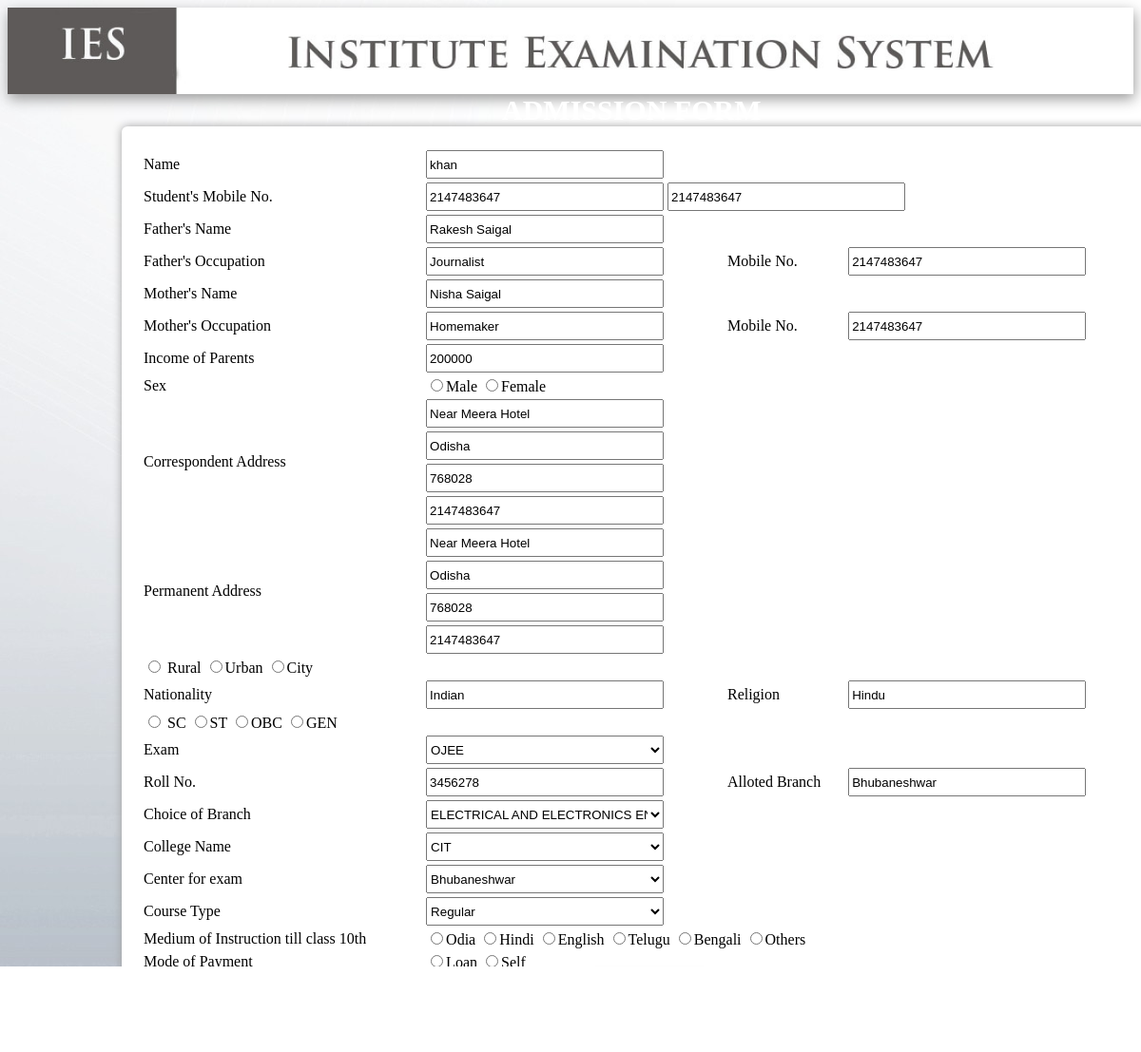
The app's page /editform.php (signed in) with its own data.
### tables this page shows
CREATE TABLE `t_user` (
  `s_detid` varchar(15) NOT NULL,
  `s_id` varchar(15) NOT NULL,
  `s_phn1` int(10) NOT NULL,
  `s_phn2` int(10) NOT NULL,
  `f_name` varchar(45) NOT NULL,
  `f_occ` varchar(45) NOT NULL,
  `f_phn` int(10) NOT NULL,
  `m_name` varchar(45) NOT NULL,
  `m_occ` varchar(45) NOT NULL,
  `m_phn` int(10) NOT NULL,
  `s_iop` int(10) NOT NULL,
  `s_sex` varchar(6) NOT NULL,
  `s_cadr` varchar(50) NOT NULL,
  `s_cst` varchar(20) NOT NULL,
  `s_cpin` int(6) NOT NULL,
  `s_cmob` int(10) NOT NULL,
  `s_padr` varchar(50) NOT NULL,
  `s_pst` varchar(20) NOT NULL,
  `s_ppin` int(6) NOT NULL,
  `s_pmob` int(10) NOT NULL,
  `s_ruc` varchar(10) NOT NULL,
  `s_natn` varchar(10) NOT NULL,
  `s_relg` varchar(10) DEFAULT NULL,
  `s_catg` varchar(3) NOT NULL,
  `s_mainsxam` varchar(20) NOT NULL,
  `s_mainsrank` varchar(10) NOT NULL,
  `s_mainsroll` varchar(20) NOT NULL,
  `s_mainsbrnch` varchar(45) NOT NULL,
  `s_branch` varchar(60) NOT NULL,
  `s_college` varchar(6) NOT NULL,
  `s_center` varchar(20) NOT NULL,
  `s_crtype` varchar(10) NOT NULL,
  `s_pcm` varchar(10) NOT NULL,
  `s_tenbrd` varchar(7) NOT NULL,
  `s_tenyop` varchar(4) NOT NULL,
  `s_tentotmark` varchar(4) NOT NULL,
  `s_tenmarkob` varchar(4) NOT NULL,
  `s_tendiv` varchar(4) NOT NULL,
  `s_tenprcmark` varchar(4) NOT NULL,
  `s_twlbrd` varchar(7) NOT NULL,
  `s_twlyop` varchar(4) NOT NULL,
  `s_twltotmark` varchar(4) NOT NULL,
  `s_twlmarkob` varchar(4) NOT NULL,
  `s_twldiv` varchar(4) NOT NULL,
  `s_twlprcmark` varchar(4) NOT NULL,
  `s_moi` varchar(8) NOT NULL,
  `s_pay` varchar(4) NOT NULL
);

CREATE TABLE `t_user_data` (
  `s_id` varchar(10) NOT NULL,
  `s_pwd` varchar(15) NOT NULL,
  `s_dob` date DEFAULT NULL,
  `s_name` varchar(45) NOT NULL,
  `s_email` varchar(45) NOT NULL,
  `s_mob` varchar(10) DEFAULT NULL,
  `s_signupdate` datetime(6) NOT NULL
);

### editform.php (the view, shortened to what this page needs)
<?php
    $con=mysqli_connect("localhost","root","","oas");
$q=mysqli_query($con,"select s_name from t_user_data where s_id='".$_SESSION['user']."'");
$n=  mysqli_fetch_assoc($q);
$stname= $n['s_name'];
?>
<html>
    <head>
        <link type="text/css" rel="stylesheet" href="css/admform.css"></link>
    </head>
     <body style="background-image:url('./images/inbg.jpg');">
        <form id="edform" action="editform.php" method="post">
            <div class="container-fluid">
                <div class="row">
                  <div class="col-sm-12">
                        <img src="images/cutm.jpg" width="100%" style="box-shadow: 1px 5px 14px #999999; "></img>
                  </div>
                 </div>
             </div>
            <div id="dmid" class="container-fluid">
                 <div class="row">
                    <div class="col-sm-12">
                        <font style="color:white; margin-left:520px; font-family: Verdana; width:100%; font-size:30px;">
                        <b>ADMISSION FORM</b> </font>
                      </div>
                 </div>
             </div>
            <table class="frmtbl">
                <?php
                    $result = mysqli_query($con,"SELECT * FROM t_user WHERE s_id='".$_SESSION['user']."'");
                            while($row = mysqli_fetch_array($result))
                              {
                ?>
                  <tr>
                      <td> <font style="font-family: Verdana;">Name </font> </td>
                    <td colspan="2"> <input type="text" id="unam" name="unam" value="<?php echo $stname;?>">
                  </tr>
                  <tr>
                    <td> <font style="font-family: Verdana;">Student's Mobile No.</font>  </td>
                    <td colspan="3"> <input type="text" id="uphn1" name="uphn1" value="<?php echo $row[2]  ?>">
                    <input type="text" id="uphn2" name="uphn2" value="<?php echo $row[3]  ?>"></td>
                  </tr>
                  <tr>
                    <td><font style="font-family: Verdana;"> Father's Name</font></td>
                    <td  colspan="3"> <input type="text" id="ufname" name="ufname" value="<?php echo $row[4]  ?>" > </td>
                   </tr>
                  <tr>
                    <td> <font style="font-family: Verdana;">Father's Occupation</font></td>
                    <td> <input type="text" id="ufocc" name="ufocc" value="<?php echo $row[5] ?>"> </td>
                    <td><font style="font-family: Verdana;"> Mobile No.</font></td>
                    <td> <input type="text" id="ufphn" name="ufphn" value="<?php echo $row[6] ?>"> </td>
                  </tr>
                <tr>
                    <td> <font style="font-family: Verdana;">Mother's Name</font> </td>
                    <td colspan="3"> <input type="text" id="umname" name="umname" value="<?php echo $row[7] ?>"></td>
                </tr>
                <tr>
                    <td> <font style="font-family: Verdana;">Mother's Occupation</font></td>
                    <td> <input type="text" id="umocc" name="umocc" value="<?php echo $row[8] ?>"> </td>
                     <td> <font style="font-family: Verdana;">Mobile No.</font></td>
                    <td> <input type="text" id="umphn" name="umphn" value="<?php echo $row[9] ?>"></td>
                </tr>
                <tr>
                    <td><font style="font-family: Verdana;"> Income of Parents </font>
                     <td  colspan="3"><input type="text" id="inc" name="inc" value="<?php echo $row[10] ?>"></td>
                </tr>
                <tr>
                    <td> <font style="font-family: Verdana;">Sex </font>
                    <td><input type="radio" id="gen" name="gen" value="Male"><font style="font-family: Verdana;">Male</font>
                     <input type="radio" id="gen" name="gen" value="Female"><font style="font-family: Verdana;">Female </font></td>
                </tr>
                <tr>
                    <td><font style="font-family: Verdana;"> Correspondent Address</font>
                    <td colspan="3"><input type="text" id="cadr" name="cadr" value="<?php echo $row[12] ?>" ><br>
                          <input type="text" id="cast" name="cast" value="<?php echo $row[13] ?>" style="margin-top: 4px;"><br>
                          <input type="text" id="capin" name="capin" value="<?php echo $row[14] ?>" style="margin-top: 4px;"><br>
                          <input type="text" id="camob" name="camob" value="<?php echo $row[15] ?>" style="margin-top: 4px;"><br>
                </td>
                <tr>
                    <td> <font style="font-family: Verdana;">Permanent Address</font>
                    <td colspan="3"><input type="text" id="padr" name="padr" value="<?php echo $row[16] ?>" ><br>
                          <input type="text" id="past" name="past" value="<?php echo $row[17] ?>" style="margin-top: 4px;"><br>
                          <input type="text" id="papin" name="papin" value="<?php echo $row[18] ?>" style="margin-top: 4px;"><br>
                          <input type="text" id="pamob" name="pamob" value="<?php echo $row[19] ?>" style="margin-top: 4px;"><br>
                    </td>
                </tr>
                <tr>
                    <td colspan="4"><input type="radio" id="rur" name="rur" value="Rural"><font style="font-family: Verdana;">
                        Rural
                        <input type="radio" id="rur" name="rur" value="Urban"><font style="font-family: Verdana;">Urban</font>
                        <input type="radio" id="rur" name="rur" value="City"><font style="font-family: Verdana;">City</font></td>
                 </tr>
                <tr>
                    <td><font style="font-family: Verdana;"> Nationality</font>
                    <td><input type="text" id="natn" name="natn" value="<?php echo $row[21] ?>"></td>
                    <td><font style="font-family: Verdana;"> Religion</font>
                    <td><input type="text" id="relg" name="relg" value="<?php echo $row[22] ?>"></td>
                </tr>
                <tr>
                    <td colspan="4"><input type="radio" id="cat" name="cat" value="SC"><font style="font-family: Verdana;">
                        SC
                        <input type="radio" id="cat" name="cat" value="ST"><font style="font-family: Verdana;">ST</font>
                        <input type="radio" id="cat" name="cat" value="OBC"><font style="font-family: Verdana;">OBC</font>
                        <input type="radio" id="cat" name="cat" value="GEN"><font style="font-family: Verdana;">GEN</font></td>
                 </tr>
                 <tr>
                    <td><font style="font-family: Verdana;">Exam</font></td>
                    <td><select id="oaco" name="oaco" >
                            <option><?php echo $row[24] ?></option>
                        </select>
                    </td>
               </tr>
               <tr>
                    <td><font style="font-family: Verdana;">Roll No.</font></td>
                    <td><input type="text" id="oaroll" name="oaroll" value="<?php echo $row[26] ?>"></td>
                    <td><font style="font-family: Verdana;">Alloted Branch</font></td>
                    <td><input type="text" id="oabrn" name="oabrn" value="<?php echo $row[27] ?>"></td>
               </tr>
               <tr>
                    <td><font style="font-family: Verdana;">Choice of Branch</font></td>
                    <td><select id="brnc" name="brnc">
                         <option><?php echo $row[28] ?></option>
                         </select>
                     </td>
               </tr>
               <tr>
                     <td><font style="font-family: Verdana;">College Name</font></td>
                     <td><select id="col" name="col">
                         <option><?php echo $row[29] ?></option>
                         </select>
                     </td>
                </tr>
                <tr>
                     <td><font style="font-family: Verdana;">Center for exam</font></td>
                     <td><select id="cen" name="cen">
                         <option><?php echo $row[30] ?></option>
                         </select>
                     </td>
                </tr>
                <tr>
                     <td><font style="font-family: Verdana;">Course Type</font></td>
                     <td><select id="crsty" name="crsty">
                         <option><?php echo $row[31] ?></option>
                         </select>
                     </td>
                </tr>
<tr>
                               <td><font style="font-family: Verdana;">Medium of Instruction till class 10th</font></td>
                               <td colspan="3">
                                    <input type="radio" id="moi" name="moi" value="Odia">Odia
                                    <input type="radio" id="moi" name="moi" value="Hindi"><font style="font-family: Verdana;">Hindi</font>
                                    <input type="radio" id="moi" name="moi" value="English"><font style="font-family: Verdana;">English</font>
                                    <input type="radio" id="moi" name="moi" value="Telugu"><font style="font-family: Verdana;">Telugu</font>
                                    <input type="radio" id="moi" name="moi" value="Bengali"><font style="font-family: Verdana;">Bengali</font>
                                    <input type="radio" id="moi" name="moi" value="Others"><font style="font-family: Verdana;">Others</font>
                               </td>
                           </tr>
                           <tr>
                               <td><font style="font-family: Verdana;">Mode of Payment</font></td>
                               <td colspan="3">
                                    <input type="radio" id="pay" name="pay" value="Loan"><font style="font-family: Verdana;">Loan</font>
                                    <input type="radio" id="pay" name="pay" value="Self"><font style="font-family: Verdana;">Self</font>
                               </td>
                           </tr>
                           <tr>
                                <td colspan="4">
                                   <center> <input type="submit" id="frmupdate" name="frmupdate" value="Update" ></center>
                                </td>
                           </tr>
                        </table>
                           <?php
                              }
                           ?>
            <br>
            <br>
                  </form>
            </body>
</html>

### css/admform.css (style rules this page uses)
.frmtbl { box-shadow: 0px 0px 10px #a0a0a0; margin-left:120px; width:1100px; border-color: #3399ff; border-radius: 6px; padding: 20px 20px 20px 20px; background-color: #ffffff; }
#unam { width:250px; height:30px; }
#uphn1 { width:250px; height:30px; }
#uphn2 { width:250px; height:30px; }
#ufname { width:250px; height:30px; }
#ufocc { width:250px; height:30px; }
#ufphn { width:250px; height:30px; }
#umname { width:250px; height:30px; }
#umocc { width:250px; height:30px; }
#umphn { width:250px; height:30px; }
#inc { width:250px; height:30px; }
#cadr { width:250px; height:30px; }
#cast { width:250px; height:30px; }
#capin { width:250px; height:30px; }
#camob { width:250px; height:30px; }
#padr { width:250px; height:30px; }
#past { width:250px; height:30px; }
#papin { width:250px; height:30px; }
#pamob { width:250px; height:30px; }
#natn { width:250px; height:30px; }
#relg { width:250px; height:30px; }
#oaroll { width:250px; height:30px; }
#oabrn { width:250px; height:30px; }
#oaco { width:250px; height:30px; }
#brnc { width:250px; height:30px; }
#col { width:250px; height:30px; }
#cen { width:250px; height:30px; }
#crsty { width:250px; height:30px; }
#frmupdate { width:120px; height: 30px; border-style: solid; border-width: 1px; background-color: cornflowerblue; color: white; box-shadow: 5px 5px 14px #999999; }

### records on screen
t_user: unam "khan", uphn1 "2147483647", uphn2 "2147483647", ufname "Rakesh Saigal", ufocc "Journalist", ufphn "2147483647", umname "Nisha Saigal", umocc "Homemaker", umphn "2147483647", inc "200000", cadr "Near Meera Hotel", cast "Odisha", capin "768028", camob "2147483647", padr "Near Meera Hotel", past "Odisha", papin "768028", pamob "2147483647", natn "Indian", relg "Hindu", oaco "OJEE", oaroll "3456278", oabrn "Bhubaneshwar", brnc "ELECTRICAL AND ELECTRONICS ENG", col "CIT", cen "Bhubaneshwar", crsty "Regular"
